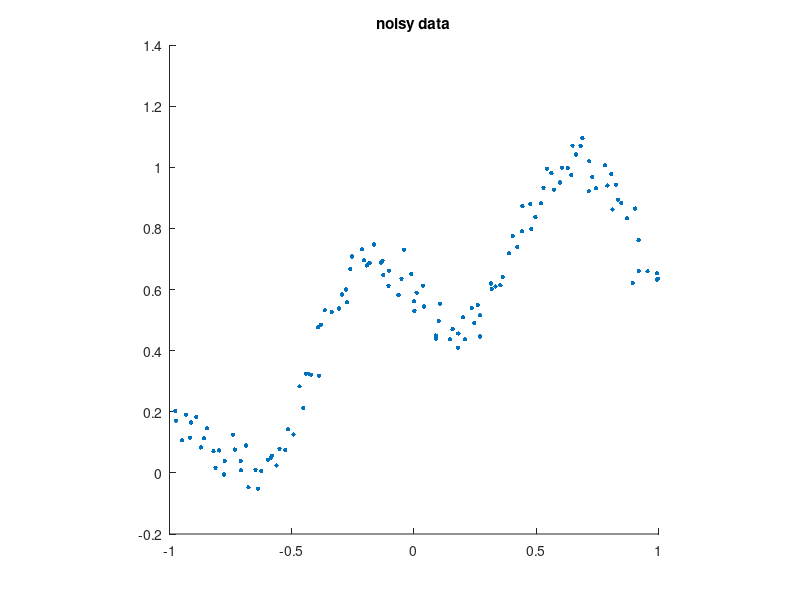

Reproduce this figure in MATLAB. (Note: this script raises an error after producing the figure.)
%
% this script calculates and plots the cv score for an example on the unit
% interval with nonequispaced nodes
%
%% initialization


addpath('~/repo/nfft/matlab/nfct/');        % add ndct library
rng('default');                             % reset random generator
fun       = @(x) peaks(2*x,0);              % example function
M         = 2^7;                            % number of nodes
nodes     = linspace(-1,1,M)';              % nodes in space domain
nodes     = nodes+0.01*randn(size(nodes));
if nnz(( -1 > nodes ) | ( nodes > 1 ))
  nodes(( -1 > nodes ) | ( nodes > 1 )) = 2*rand(nnz(( -1 > nodes ) | ( nodes > 1 )),1)-1;
end
f         = fun(nodes);                     % function values
f = f-min(f); f = f/max(f);                 % normalize function

f_e       = f+0.05*randn(size(f));          % noisy function values
s         = 3;


%% plot noisy data

[~,idx] = sort(nodes);
scatter(nodes(idx),real(f_e(idx)),10,'filled','k'); hold on;
axis square;
title('noisy data');
drawnow();


%% main computations

fcv = FCV_appr(nodes,f_e,[],M,s);
lambda_min = fcv.minimize();
[~,~,fhat_r] = fcv.compute(lambda_min);

res = 480;
plotnodes = linspace(-1,1,res);

plan = nfct_init_1d(M,length(plotnodes));
nfct_set_x(plan,acos(plotnodes)/(2*pi));

plotf_r = sqrt(M/2)*ndctIII(plan,fhat_r);
nfct_finalize(plan);


%% plot reconstruction

plot(plotnodes,real(plotf_r)); hold off;
title('noisy data and reconstruction');
